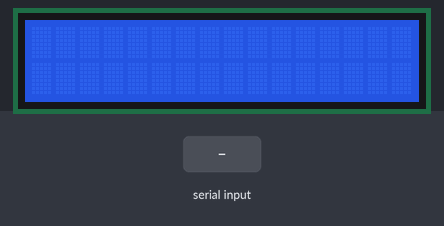
The sketch below on a simulated Arduino Uno, built with avr-gcc and run on an emulated ATmega328P. Shown: 16×2 character LCD. The test bench sets the inputs (shaded band). What the sketch prints to the serial monitor is not drawn.

Above: at 1.2 s.
1.3 s: "90,45\n" received over Serial
At 1.8 s:
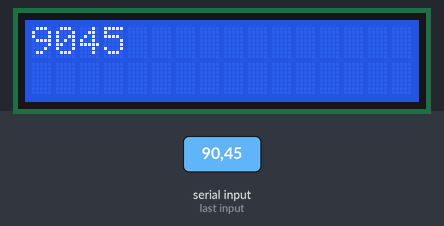
2.8 s: "30,150\n" received over Serial
At 4.2 s:
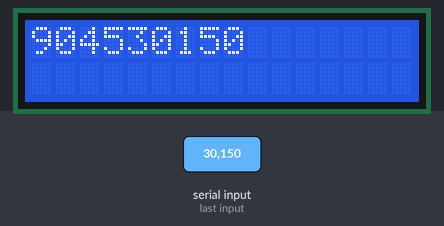
Timing chart, 0 to 5.8 s (numbered marks = the images above; inputs shaded):
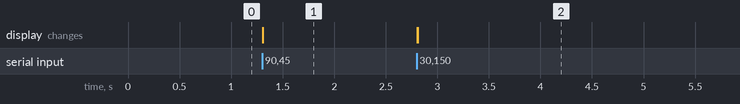

Measured:
- after the input at 1.3 s, the display: first changes at once (image 1 shows a later state)
- after the input at 2.8 s, the display: first changes at once (image 2 shows a later state)

The sketch:

LCD_INPUT_INT.ino
```cpp
#include <hd44780.h>
#include <Wire.h>
#include <hd44780ioClass/hd44780_I2Cexp.h>

hd44780_I2Cexp lcd;

void setup() {
  Serial.begin(9600);
  lcd.begin(16, 2);
}


int cus = 0;
//lcd.setCursor (0, 0);
void loop() {

int a = 0;
Serial.print("NUM");
while(Serial.available() == 0) {}
a = Serial.parseInt();
if(a == -1)
  lcd.clear();
else
  lcd.print(a);

a = Serial.read();

}
```
